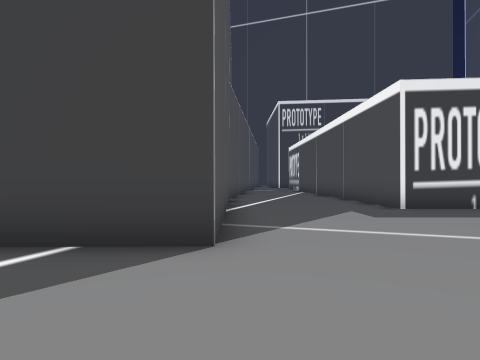
[1] (above)

23 first-person views from a walk through a Unity game level. The camera is 1.4 m above the floor, looks level and sees 75° across. The floor is counted in squares, 2 m on a side. Each view is taken from the middle of a square. On the plan, view 1 faces up. The plan holds only what a view shows up to about 10 squares ahead; the rest is blank. The place goes on beyond the plan. The player is left out. Some animated figures are not drawn.

[2]
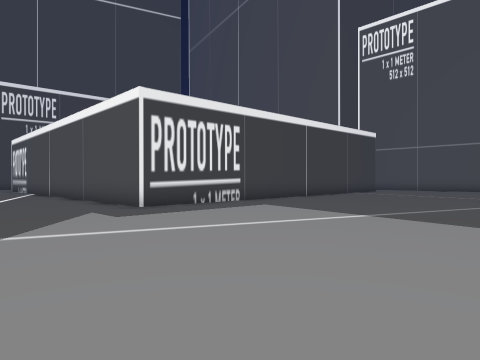

[3]
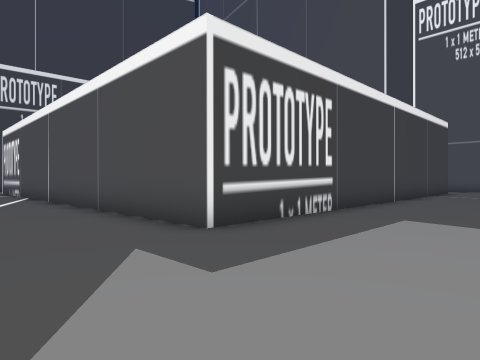

[4]
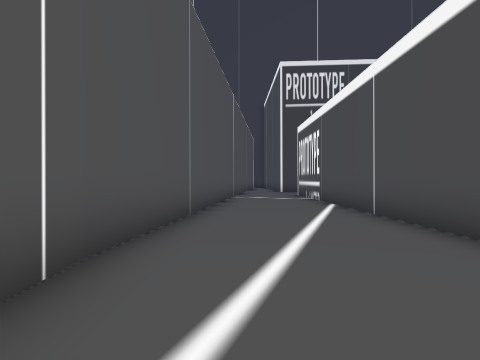

[5]
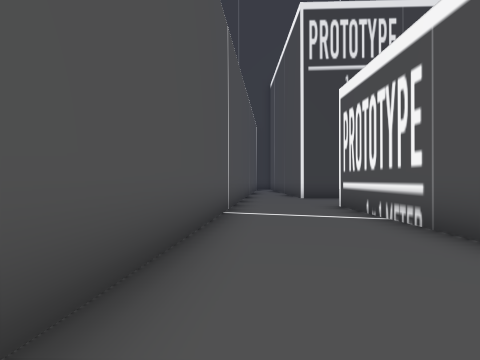

[6]
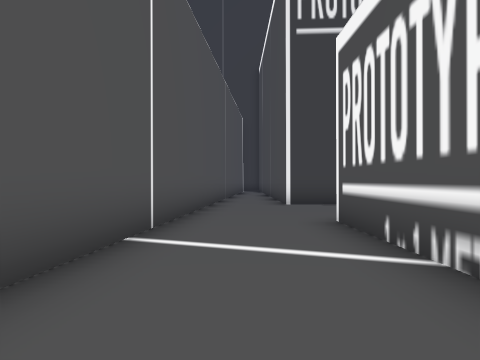

[7]
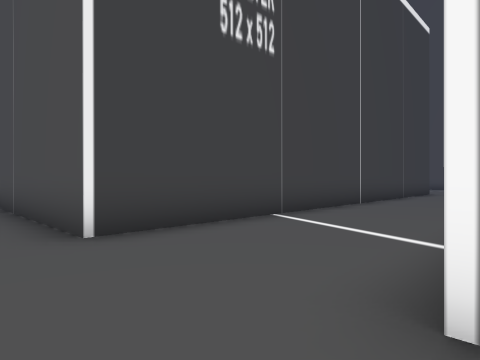

[8]
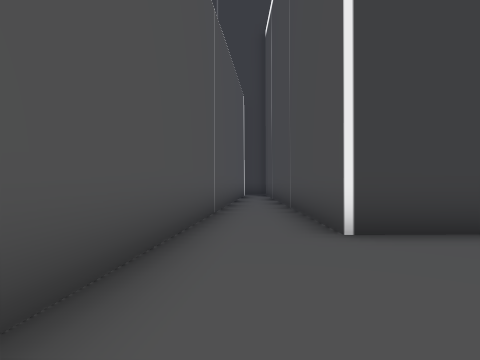

[9]
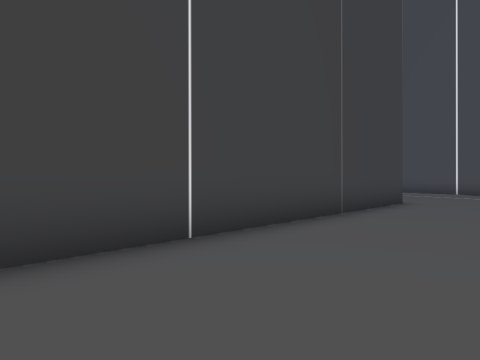

[10]
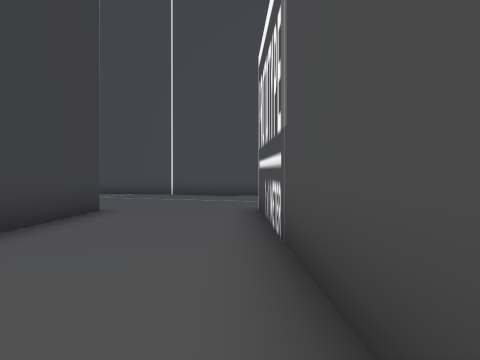

[11]
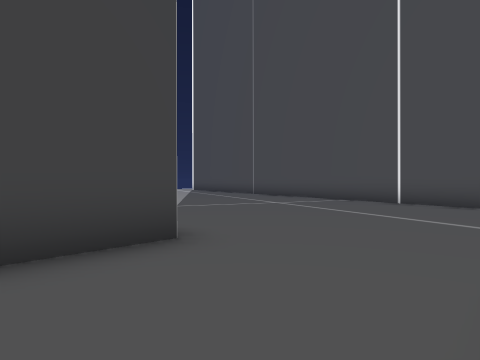

[12]
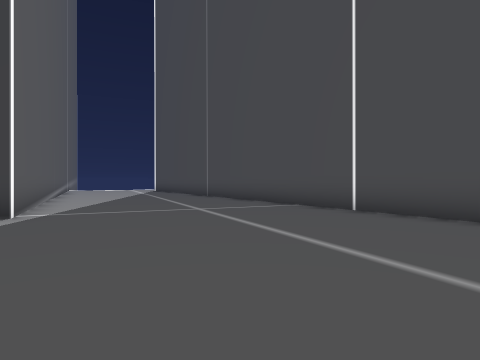

[13]
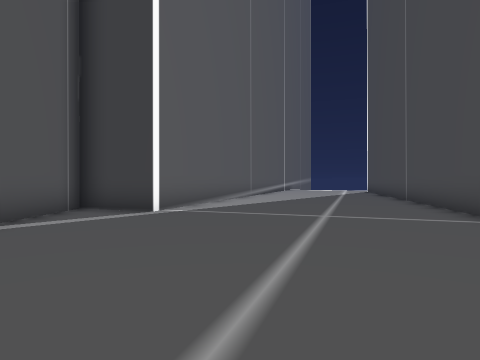

[14]
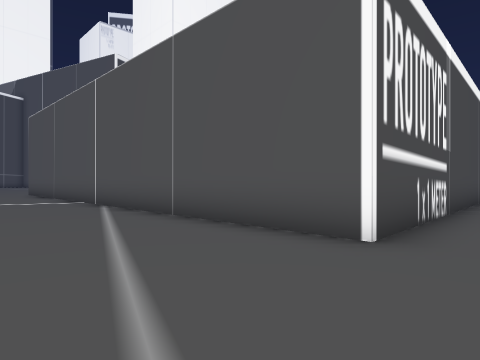

[15]
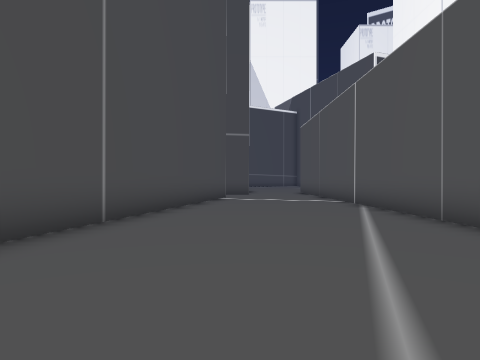

[16]
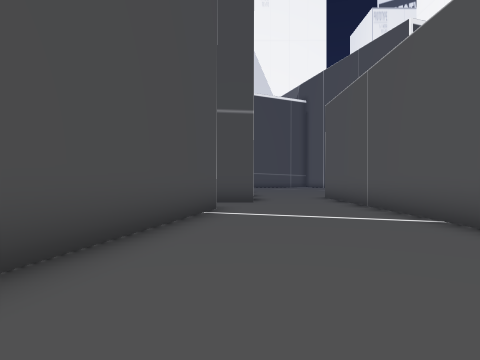

[17]
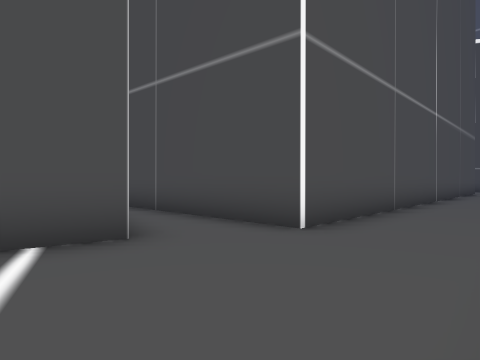

[18]
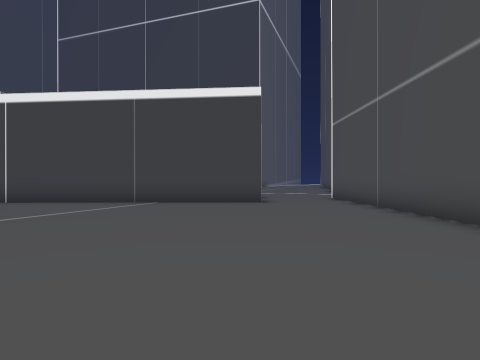

[19]
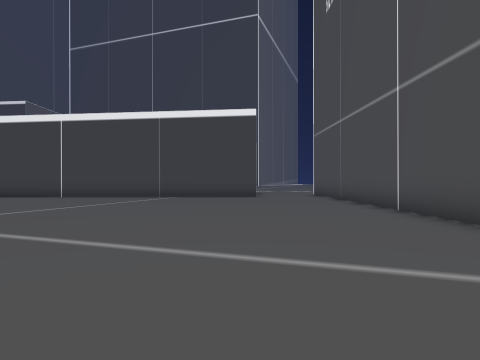

[20]
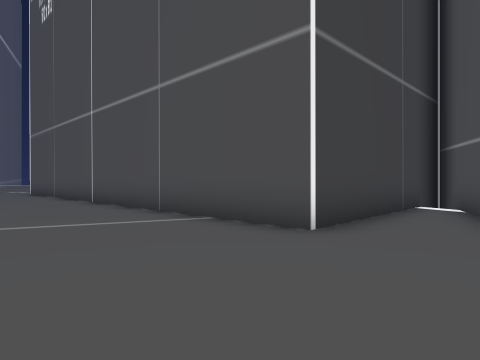

[21]
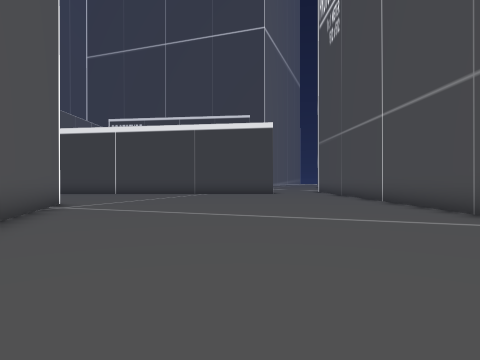

[22]
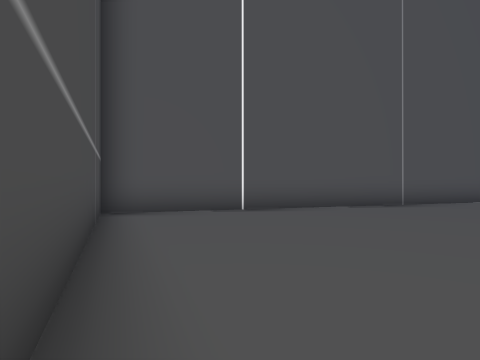

[23]
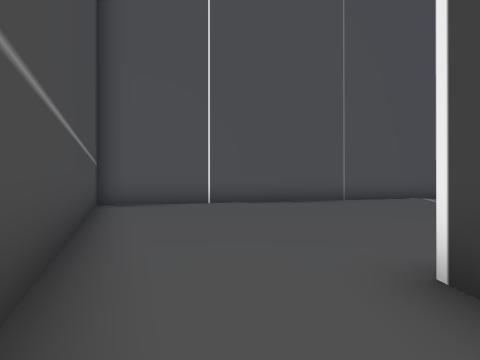

### Floor plan
Points are (right, up) in squares from view 1. A wall is a line through its corners. A room is listed if a view was taken in it or the views show most of it. See-through windows are left out.
Room 1 (views 1, 2, 3, 4, 5, 6, 7, 8, 9, 10, 11, 12, 13, 14, 15, 16, 17, 18, 19, 20, 21, 22, 23)
walls: (19.7, 7.8) (3.9, 7.5) (3.7, 23.4); (12.7, 1.2) (16.5, -10.9) (23.5, -8.1); (23.6, 12.2) (25.7, 21.6); (-0.4, 11.8) (-0.3, 3.3) (-2.6, 3.3); (11.3, 23.5) (19.5, 23.6) (19.6, 10); (26.3, -7) (28.9, -6); (28.9, -5.5) (22.8, -5.6) (22.6, 10.2) (27.8, 10.3); (19.2, 27.2) (3.3, 27) (3.2, 33); (26.4, 24.8) (28.5, 33.9); (1.8, 33) (-0.4, 11.7); (22.7, 35.4) (21.1, 30.9) (19.1, 31.7) (19.1, 29)

Where each view was taken, in squares from view 1:
view 1: 0 up, 0 right, facing up
view 2: 0 up, 0 right, facing up-right
view 3: 4 up, 1 right, facing up-right
view 4: 9 up, 1 right, facing up
view 5: 15 up, 1 right, facing up
view 6: 18 up, 2 right, facing up
view 7: 23 up, 2 right, facing up-right
view 8: 23 up, 2 right, facing up
view 9: 24 up, 9 right, facing up-right
view 10: 24 up, 12 right, facing right
view 11: 24 up, 17 right, facing up-right
view 12: 24 up, 20 right, facing up-right
view 13: 24 up, 23 right, facing up
view 14: 25 up, 23 right, facing down-left
view 15: 25 up, 23 right, facing down
view 16: 20 up, 23 right, facing down
view 17: 14 up, 20 right, facing down-right
view 18: 2 down, 19 right, facing up
view 19: 5 down, 19 right, facing up
view 20: 8 down, 19 right, facing up-right
view 21: 8 down, 18 right, facing up
view 22: 8 down, 23 right, facing left
view 23: 7 down, 25 right, facing left
